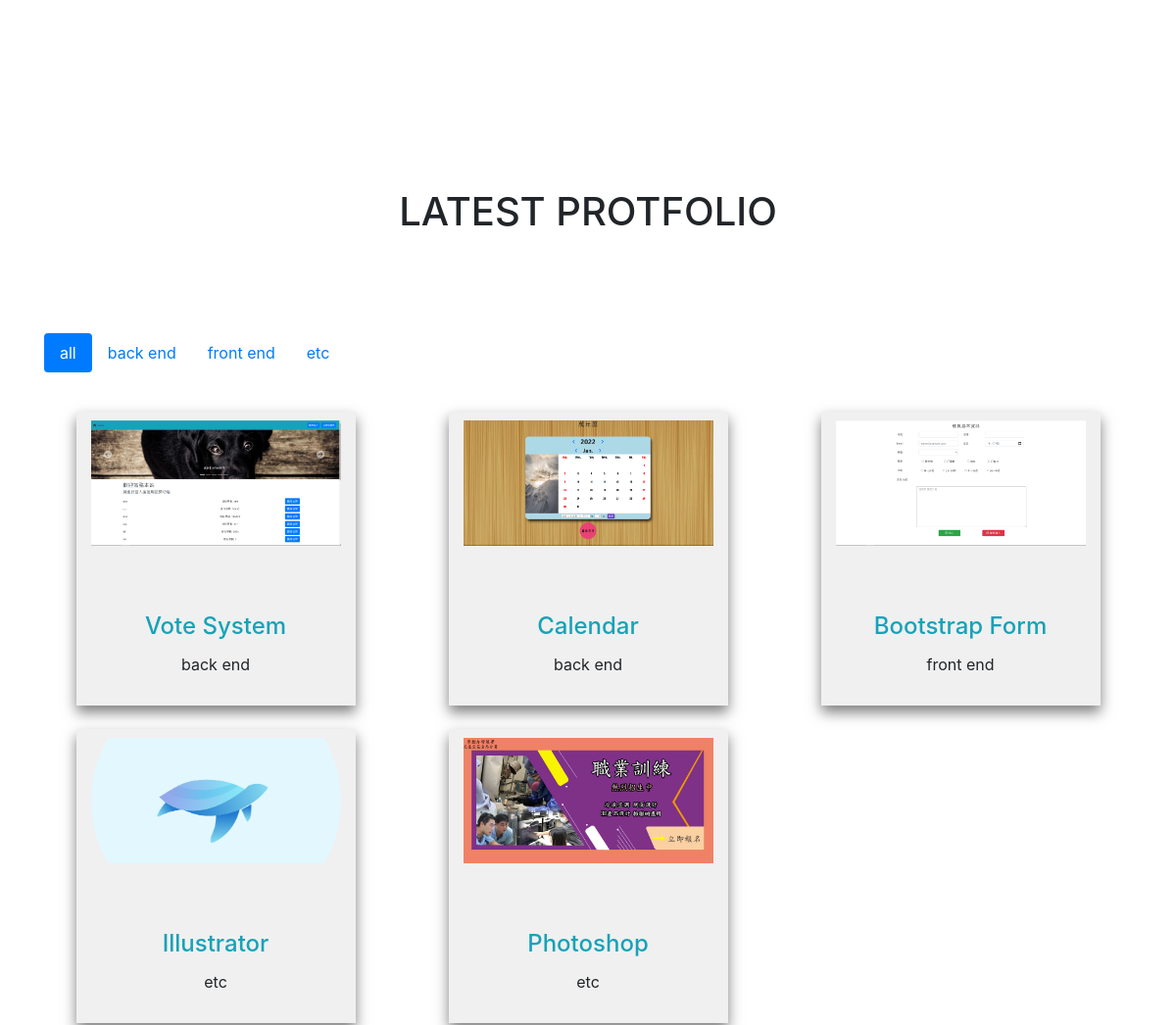
Before: / (middle part) with the older database file.
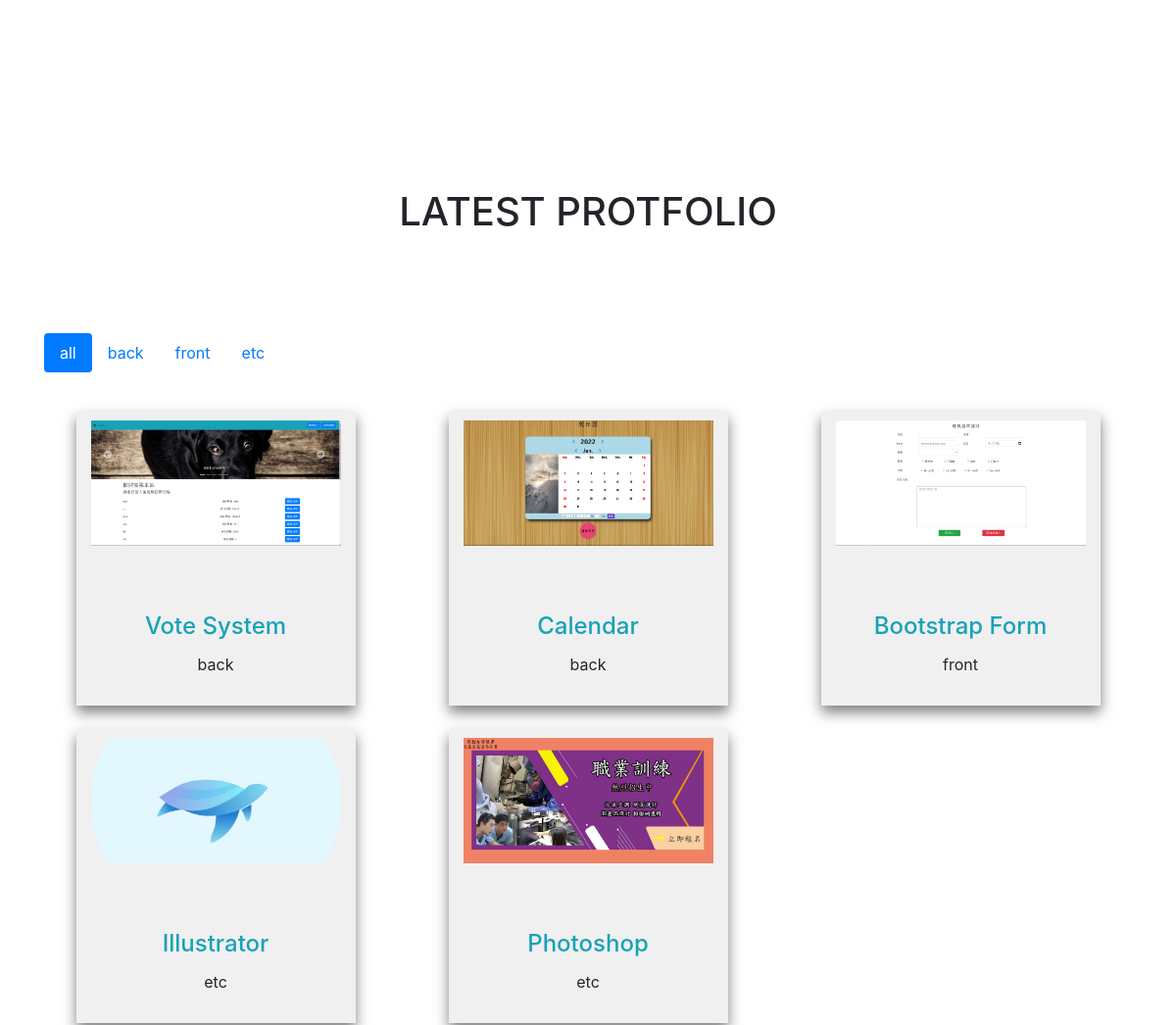
After: the same page with the newer database file.
### tables this page shows
CREATE TABLE `block` (
  `id` int(11) UNSIGNED NOT NULL,
  `name` text NOT NULL,
  `sh` int(3) NOT NULL DEFAULT 1
);

CREATE TABLE `portfolios` (
  `id` int(11) UNSIGNED NOT NULL,
  `img` varchar(64) NOT NULL,
  `sh` int(1) UNSIGNED NOT NULL,
  `link` varchar(64) NOT NULL,
  `title` varchar(64) NOT NULL,
  `class` varchar(64) NOT NULL
);

### front/intro.php (called while the page is built, shortened)
<?php
$abouts=$Block->all();
        ?>

### base.php (called while the page is built, shortened)
<?php
class DB{
    protected $dsn="mysql:host=localhost;charset=utf8;dbname=portfolio";
    protected $user="root";
    protected $pw="";
    protected $table;
    protected $pdo;
    public function __construct($table){
        $this->table=$table;
        $this->pdo=new PDO($this->dsn,$this->user,$this->pw);
    }
    public function all(...$arg){
        $sql="SELECT * FROM $this->table ";
        switch(count($arg)){
            case 1:
                if(is_array($arg[0])){
                    foreach($arg[0] as $key=>$value){
                        $tmp[]="`$key`='$value'";
                    }
                    $sql.=" WHERE " . implode(" AND ",$tmp);
                }else{
                    $sql.=$arg[0];
                }
                break;
        }
        return $this->pdo->query($sql)->fetchAll(PDO::FETCH_ASSOC);
    }
    public function math($method,$col,...$arg){
        $sql="SELECT $method($col) FROM $this->table ";
        switch(count($arg)){
            case 1:
                if(is_array($arg[0])){
                    foreach($arg[0] as $key=>$value){
                        $tmp[]="`$key`='$value'";
                    }
                    $sql.=" WHERE " . implode(" AND ",$tmp);
                }else{
                    $sql.=$arg[0];
                }
                break;
        }
        return $this->pdo->query($sql)->fetchColumn();
    }
    public function q($sql){
        return $this->pdo->query($sql)->fetchAll(PDO::FETCH_ASSOC);
    }
}
$Portfolios=new DB('portfolios');
$Block=new DB("block");
?>

### front/portfolio2.php (the view, shortened to what this page needs)
<?php
$abouts=$Block->all();
foreach($abouts as $about){
    if($about["name"]=="portfolio" && $about["sh"]==1){
        ?>
<div id="portfolio" class="container" style="margin-top: 300px;">
        <h1 class="text-center" style="margin-bottom: 100px;">LATEST PROTFOLIO</h1>
        <ul class="nav nav-pills mb-3" id="pills-tab" role="tablist">
        <li class="nav-item" role="presentation">
          <a class="nav-link mytab active" id="pills-all-tab" data-toggle="pill" href="#pills-all" role="tab" aria-controls="pills-all" aria-selected="true">all</a>
        </li>
        <?php
            $contents=$Portfolios->q("SELECT DISTINCT `class` FROM `portfolios`");
            foreach($contents as $content){
                ?>
                <li class="nav-item" role="presentation">
                <a class="nav-link mytab4" id="pills-<?=$content['class'];?>-tab" data-toggle="pill" href="#pills-<?=$content['class'];?>" role="tab" aria-controls="pills-<?=$content['class'];?>" aria-selected="false"><?=$content['class'];?></a>
                </li>
                <?php
            }
        ?>
      </ul>
      <div class="tab-content" id="pills-tabContent">
        <div class="tab-pane fade show active" id="pills-all" role="tabpanel" aria-labelledby="pills-all-tab">
            <div id="" class="row">
            <?php
            $rows=$Portfolios->all(["sh"=>1]);
            $total=$Portfolios->math("count","*",["sh"=>1]);
            $count=1;
            foreach($rows as $key=>$row){
                if($total==$count){
                    if($count%3==0){
                        ?>
                        <div class="col-md-3 col-12 mx-auto portfolio mt-4">
                        <div style= "position:relative; min-height: 130px;">
                            <div class="text-center">
                                <img class="portfolio_img" src="img/<?=$row["img"];?>" alt="Card image" style="object-fit: cover;width:100%;height: 137px;padding-top: 9px;">
                            </div>
                            <div class="bbb" style="display: inline-block; position:absolute;left:0%; top:10px; background-image: linear-gradient(rgba(0,0,0,0.5),rgba(0,0,0,0.6));width: 100%;height: 93%;"></div>
                            <div class="show_text" style="position:absolute; left:37.5%; top:70%; color:white; font-weight:bold ">
                                <a style="text-decoration: none; color: white;" href="<?=$row["link"];?>">show</a>
                            </div>
                        </div>
                        <div class="card-body mt-5">
                            <h4 class="card-title text-center text-info"><?=$row["title"];?></h4>
                            <p class="card-text text-center"><?=$row["class"];?></p>
                        </div>
                        </div>
                        <?php
                    }else{
                        ?>
                        <div class="col-md-3 col-12 mx-auto portfolio mt-4">
                        <div style= "position:relative; min-height: 130px;">
                            <div class="text-center">
                                <img class="portfolio_img" src="img/<?=$row["img"];?>" alt="Card image" style="object-fit: cover;width:100%;height: 137px;padding-top: 9px;">
                            </div>
                        </div>
                        <div class="card-body mt-5">
                            <h4 class="card-title text-center text-info"><?=$row["title"];?></h4>
                            <p class="card-text text-center"><?=$row["class"];?></p>
                        </div>
                        </div>
                        <div class="offset-3 col-md-3 col-12 mx-auto"></div>
                        <?php
                    }
                }else{
                    if($count%3==0){
                        ?>
                        <div class="col-md-3 col-12 mx-auto portfolio mt-4">
                        <div style= "position:relative; min-height: 130px;">
                            <div class="text-center">
                                <img class="portfolio_img" src="img/<?=$row["img"];?>" alt="Card image" style="object-fit: cover;width:100%;height: 137px;padding-top: 9px;">
                            </div>
                        </div>
                        <div class="card-body mt-5">
                            <h4 class="card-title text-center text-info"><?=$row["title"];?></h4>
                            <p class="card-text text-center"><?=$row["class"];?></p>
                        </div>
                        </div>
                        <?php
                    }else{
                        ?>
                        <div class="col-md-3 col-12 mx-auto portfolio mt-4">
                        <div style= "position:relative; min-height: 130px;">
                            <div class="text-center">
                                <img class="portfolio_img" src="img/<?=$row["img"];?>" alt="Card image" style="object-fit: cover;width:100%;height: 137px;padding-top: 9px;">
                            </div>
                        </div>
                        <div class="card-body mt-5">
                            <h4 class="card-title text-center text-info"><?=$row["title"];?></h4>
                            <p class="card-text text-center"><?=$row["class"];?></p>
                        </div>
                        </div>
                        <?php
                    }
                }
                $count++;
            }
            ?>
            </div>
        </div>
      </div>
    </div>
    <?php
    }else{
    }
}
?>

### index.php (shortened to what this page needs)
<?php
    include_once "base.php";
?>
<!DOCTYPE html>
<html lang="en">
<head>
    <link rel="stylesheet" href="https://cdn.jsdelivr.net/npm/bootstrap@4.6.1/dist/css/bootstrap.min.css"
>
    <link rel="stylesheet" href="https://cdnjs.cloudflare.com/ajax/libs/font-awesome/6.0.0-beta3/css/all.min.css"
 />
    <link rel="stylesheet" href="css/style.css">
</head>
<body>
    <?php
        include "front/intro.php";
    ?>
    <?php
        include "front/portfolio2.php";
    ?>
</body>
</html>

### css/style.css (style rules this page uses)
* { box-sizing: border-box; }
.portfolio { box-shadow: 0px 7px 13px 0px rgba(0,0,0,0.5); transition: all 1s; background-color: #f0f0f0; min-height: 300px; }
.portfolio_img { transition: all 1s; height: 100%; width: 100%; object-fit:contain; }

Changed rows visible on the page:
changed portfolios "Vote System": class "back end" → "back"
changed portfolios "Calendar": class "back end" → "back"
changed portfolios "Bootstrap Form": class "front end" → "front"
Other visible differences:
new list line: "back"
new list line: "front"
list line gone: "back end"
list line gone: "front end"
